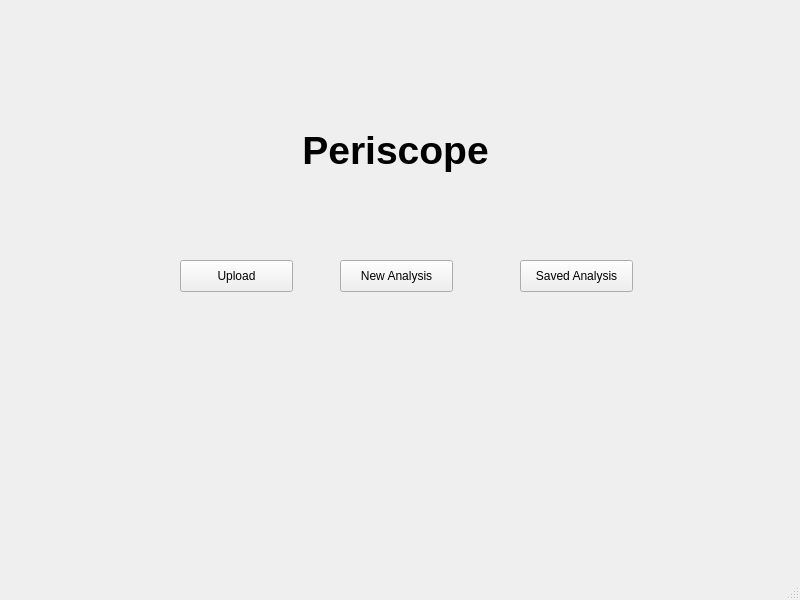
<?xml version="1.0" encoding="UTF-8"?>
<ui version="4.0">
 <class>MainWindow</class>
 <widget class="QMainWindow" name="MainWindow">
  <property name="geometry">
   <rect>
    <x>0</x>
    <y>0</y>
    <width>800</width>
    <height>600</height>
   </rect>
  </property>
  <property name="windowTitle">
   <string>Periscope</string>
  </property>
  <widget class="QWidget" name="centralwidget">
   <widget class="QLabel" name="label">
    <property name="geometry">
     <rect>
      <x>280</x>
      <y>80</y>
      <width>231</width>
      <height>141</height>
     </rect>
    </property>
    <property name="font">
     <font>
      <pointsize>29</pointsize>
      <weight>75</weight>
      <bold>true</bold>
     </font>
    </property>
    <property name="text">
     <string>Periscope</string>
    </property>
    <property name="alignment">
     <set>Qt::AlignCenter</set>
    </property>
   </widget>
   <widget class="QPushButton" name="upload">
    <property name="geometry">
     <rect>
      <x>180</x>
      <y>260</y>
      <width>113</width>
      <height>32</height>
     </rect>
    </property>
    <property name="text">
     <string>Upload</string>
    </property>
   </widget>
   <widget class="QPushButton" name="new_ana">
    <property name="geometry">
     <rect>
      <x>340</x>
      <y>260</y>
      <width>113</width>
      <height>32</height>
     </rect>
    </property>
    <property name="text">
     <string>New Analysis</string>
    </property>
   </widget>
   <widget class="QPushButton" name="saved_ana">
    <property name="geometry">
     <rect>
      <x>520</x>
      <y>260</y>
      <width>113</width>
      <height>32</height>
     </rect>
    </property>
    <property name="text">
     <string>Saved Analysis</string>
    </property>
   </widget>
  </widget>
  <widget class="QMenuBar" name="menubar">
   <property name="geometry">
    <rect>
     <x>0</x>
     <y>0</y>
     <width>800</width>
     <height>43</height>
    </rect>
   </property>
  </widget>
  <widget class="QStatusBar" name="statusbar"/>
 </widget>
 <resources/>
 <connections/>
</ui>
